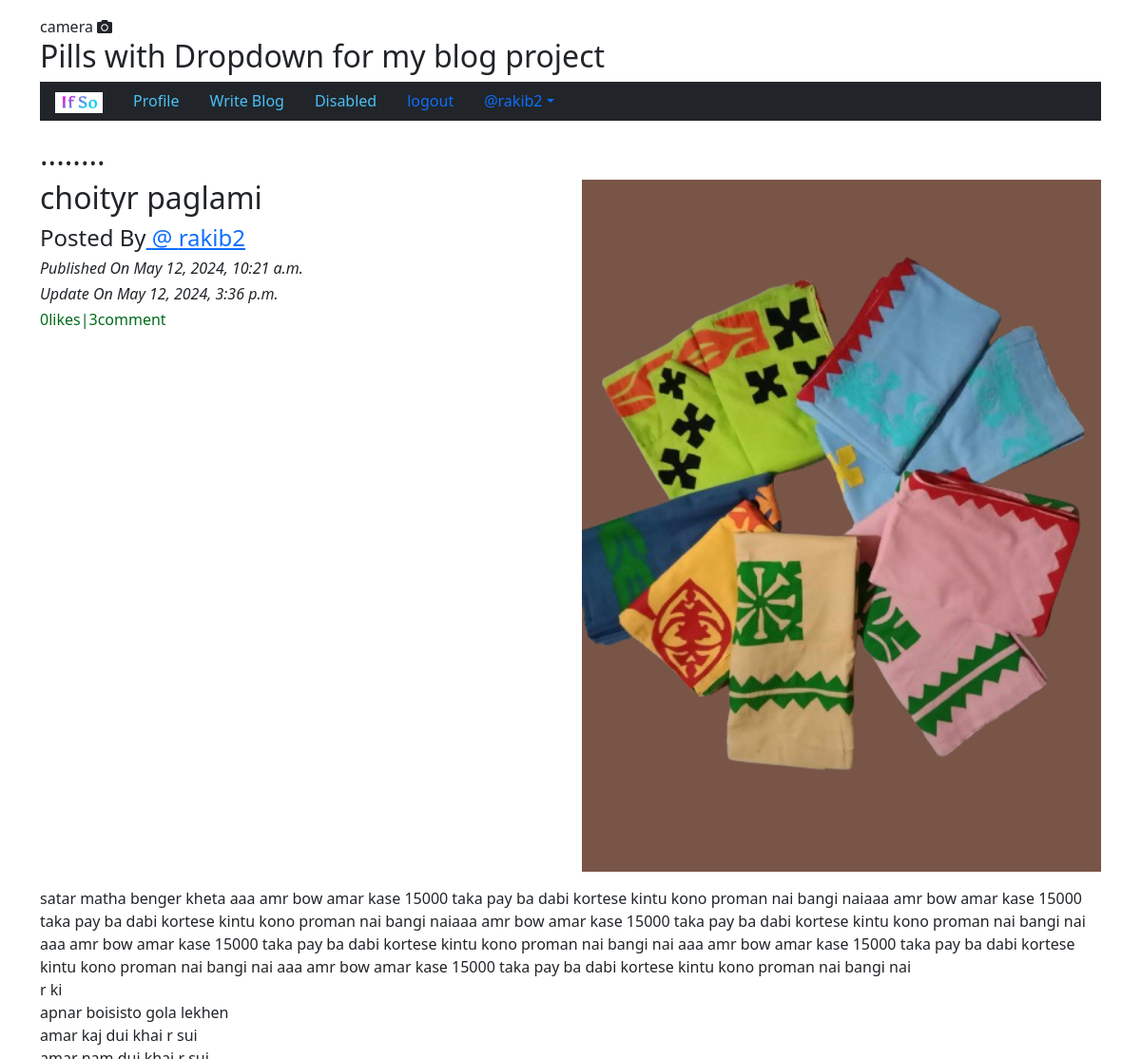
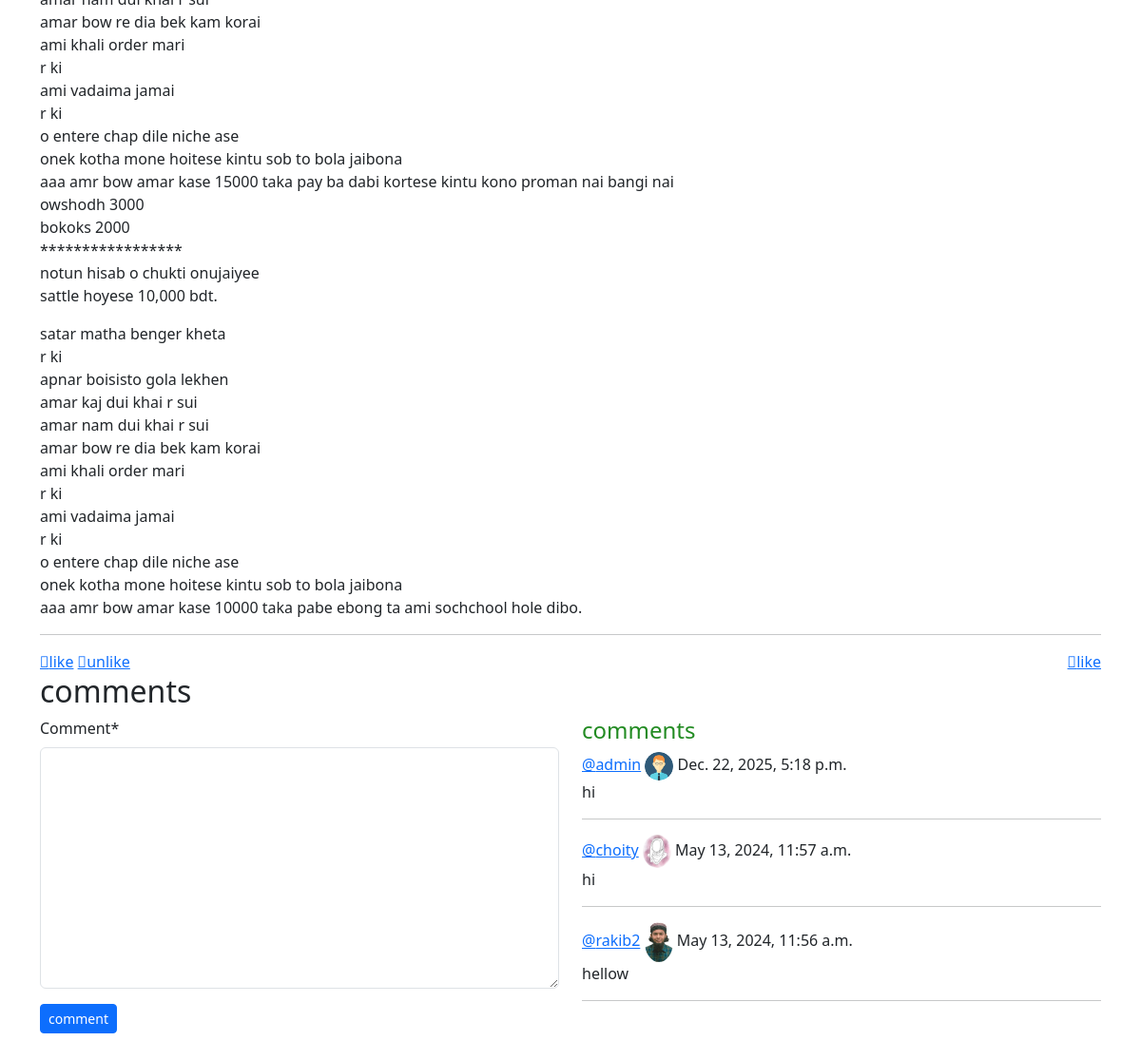
The page /blog/blog-details/choityr-paglami-a868b93e-5b26-4e81-a6d0-0ba2479b2733 (signed in) on the database its author committed (2 pictures, top to bottom).
### my_blog/models.py (models this page shows, shortened)
class Blog(models.Model):
    author = models.ForeignKey(User, related_name='post_author', on_delete=models.CASCADE)
    blog_title = models.CharField(max_length=264, verbose_name="put a title")
    slug = models.SlugField(max_length=264, unique=True)
    blog_content = models.TextField(verbose_name="what is on your mind ?")
    blog_image = models.ImageField(upload_to='blog_images', verbose_name="blog image")
    publish_date = models.DateTimeField(auto_now_add=True)
    update_date = models.DateTimeField(auto_now=True)
    class Meta:
        ordering = ['-publish_date']

class Blog_comment(models.Model):
    blog = models.ForeignKey(Blog, on_delete=models.CASCADE, related_name='blog_comment')
    user = models.ForeignKey(User, on_delete=models.CASCADE, related_name='user_comment')
    comment = models.TextField()
    comment_date = models.DateTimeField(auto_now_add=True)
    class Meta:
        ordering = ['-comment_date']

### login_app/models.py (models this page shows)
class UserProfile(models.Model):
    user = models.OneToOneField(User, related_name='user_profile', on_delete=models.CASCADE)
    profile_pic = models.ImageField(upload_to='profile_pics')

### my_blog/views.py (the view, shortened to what this page needs)
# urls.py: path('blog-details/<slug:slug>', views.blog_details, name='blog_details'),
@login_required
def blog_details(request, slug):
    blog = Blog.objects.get(slug=slug)
    comment_form = CommentForm()
    already_liked = Likes.objects.filter(blog=blog, user=request.user)
    if already_liked:
        liked = True
    else:
        liked = False
    return render(request, 'My_blog/blog_details.html',
                  context={'blog': blog, 'comment_form': comment_form, 'liked': liked, })

### my_blog/forms.py
class CommentForm(forms.ModelForm):
    class Meta:
        model = Blog_comment
        fields = ('comment',)

### templates/My_blog/blog_details.html (shortened to what this page needs)
{% extends 'base.html' %}
{% load crispy_forms_tags %}
{% block body_block %}
<h2> ........</h2>
<div class="row">
    <div class="col-sm-6">
        <h2> {{ blog.blog_title }}</h2>
        <h4>Posted By<a href="#"> @ {{ blog.author }}</a></h4>
        <i><h6> Published On {{ blog.publish_date }}</h6></i>
        <i><h6> Update On {{ blog.update_date }}</h6></i>
        <h6 style="color: #006b1b"> {{ blog.liked_blog.count}}likes|{{ blog.blog_comment.count }}comment</h6>
    </div>
    <div class="col-sm-6">
        <img src="/media/{{ blog.blog_image }}" width="100%" alt="{{ blog.blog_title }}"
             title="{{ blog.blog_title }}">
    </div>
</div>
<p>
    {{ blog.blog_content|linebreaks }}
</p>
<hr>
<a href="{% url 'my_blog:liked-post' pk=blog.pk %}"><i class="fa-solid fa-thumbs-up" aria-hidden="true"></i>like</a>
<a href="{% url 'my_blog:unliked-post' pk=blog.pk %}"><i class="fa-solid fa-thumbs-up"
                                                         aria-hidden="true"></i>unlike</a>
{% if not liked %}
<a href="" style="float: right"><i class="fa-solid fa-thumbs-up" aria-hidden="true"></i>like</a>
{% else %}
<a href="{% url 'my_blog:unliked-post' pk=blog.pk %}" style="float: right"><i class="fa-solid fa-thumbs-up"
                                                                              aria-hidden="true"></i>unlike</a>
{% endif %}
<div class="row">
    <h2>comments</h2>
    <div class="col-sm-6">
        <form method="POST">
            {{ comment_form|crispy }}
            <button type="submit" class="btn btn-primary btn-sm">comment</button>
            <br>
            <br>
            <br>
        </form>
    </div>
    <div class="col-sm-6">
        <h4 style="color:forestgreen">comments</h4>
        {% for comment in blog.blog_comment.all %}
                <p><a href="#">@{{ comment.user }}</a>
                    {% if comment.user.user_profile.profile_pic %}
                        <img src="/media/{{ comment.user.user_profile.profile_pic }}" width="30px" class="rounded-circle">
                    {% else %}
                        <img src="/media/profile_pics/staticallyUsagePic/admin-avatar.png" width="30px" class="rounded-circle">
                    {% endif %}
                    {{ comment.comment_date }}<br>
            {{ comment.comment }}
        <hr>
        </p>
        {% endfor %}
    </div>
</div>
{% endblock %}

### templates/base.html (shortened to what this page needs)
<!DOCTYPE html>
<html lang="en">
<head>
    <link href="https://cdn.jsdelivr.net/npm/bootstrap@5.3.3/dist/css/bootstrap.min.css" rel="stylesheet">
    <link rel="stylesheet" href="https://cdnjs.cloudflare.com/ajax/libs/font-awesome/5.15.4/css/all.min.css"
/>
</head>
<body>
<div class="container mt-3">
camera
    <i class="fas fa-camera"></i>
    <h2>Pills with Dropdown for my blog project</h2>
    <ul class="nav nav-pills bg-dark">
        <li class="nav-item">
            <a class="nav-link " href="{% url 'index' %}"><img src="/media/blog_images/static_images/Capture.PNG"
                                                               width="50px"></a>
        </li>
        {% if user.is_authenticated %}
            <li>
                <a style="color: #4ac1f7" class="nav-link " href="{% url 'Login_App:profile' %}">Profile</a>
            </li>
            <li class="nav-item">
                <a style="color: #4ac1f7" class="nav-link " href="{% url 'my_blog:create_blog' %}">Write Blog</a>
            </li>
            <li class="nav-item">
                <a style="color: #4ac1f7" class="nav-link disabled" href="#">Disabled</a>
            </li>
            <li class="nav-item">
                <a class="nav-link" href="{% url 'Login_App:logout' %}">logout</a>
            </li>
            <li class="nav-item dropdown">
                <a class="nav-link dropdown-toggle" data-bs-toggle="dropdown" href="#">@{{ user.username }}</a>
        {% endif %}
    </ul>
</div>
<div class="container mt-3">
    {% block body_block %}
    {% endblock %}
</div>
</body>
</html>

### rows shown on the page
Blog: blog_title "choityr paglami", author "rakib2", publish_date "May 12, 2024, 10:21 a.m.", update_date "May 12, 2024, 3:36 p.m.", liked_blog.count "0", blog_comment.count "3", blog_image (picture), blog_content "satar matha benger kheta aaa amr bow amar kase 15000 taka pay ba dabi kortese kintu kono proman nai bangi naiaaa amr bow amar kase 15000 taka pay ba dabi kortese kintu kono proman nai bangi naiaaa amr bow amar kase 15000 taka pay ba dabi kortese kintu kono proman nai bangi nai aaa amr bow amar kase 15000 taka pay ba dabi kortese kintu kono proman nai bangi nai aaa amr bow amar kase 15000 taka pay ba dabi kortese kintu kono proman nai bangi nai aaa amr bow amar kase 15000 taka pay ba dabi kortese kintu kono proman nai bangi nai r ki apnar boisisto gola lekhen amar kaj dui khai r sui amar nam dui khai r sui amar bow re dia bek kam korai ami khali order mari r ki ami vadaima jamai r ki o…"
Blog_comment: user "admin", comment_date "Dec. 22, 2025, 5:18 p.m.", comment "hi"
Blog_comment: user "choity", user.user_profile.profile_pic (picture), comment_date "May 13, 2024, 11:57 a.m.", comment "hi"
Blog_comment: user "rakib2", user.user_profile.profile_pic (picture), comment_date "May 13, 2024, 11:56 a.m.", comment "hellow"

### other values the page prints
{{ user.username }} "rakib2"
